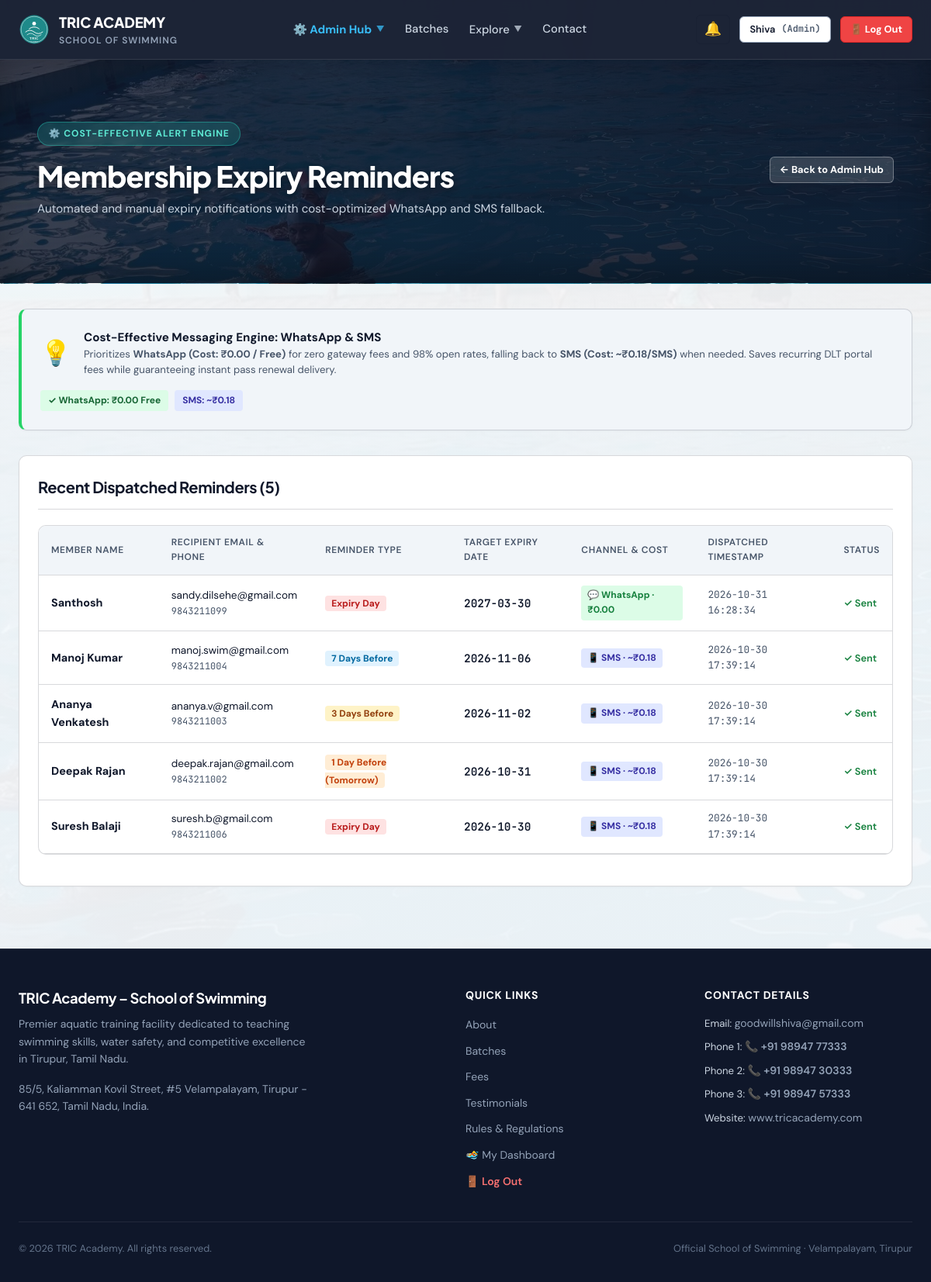
Page /admin/reminders (signed in) on the earlier database version.
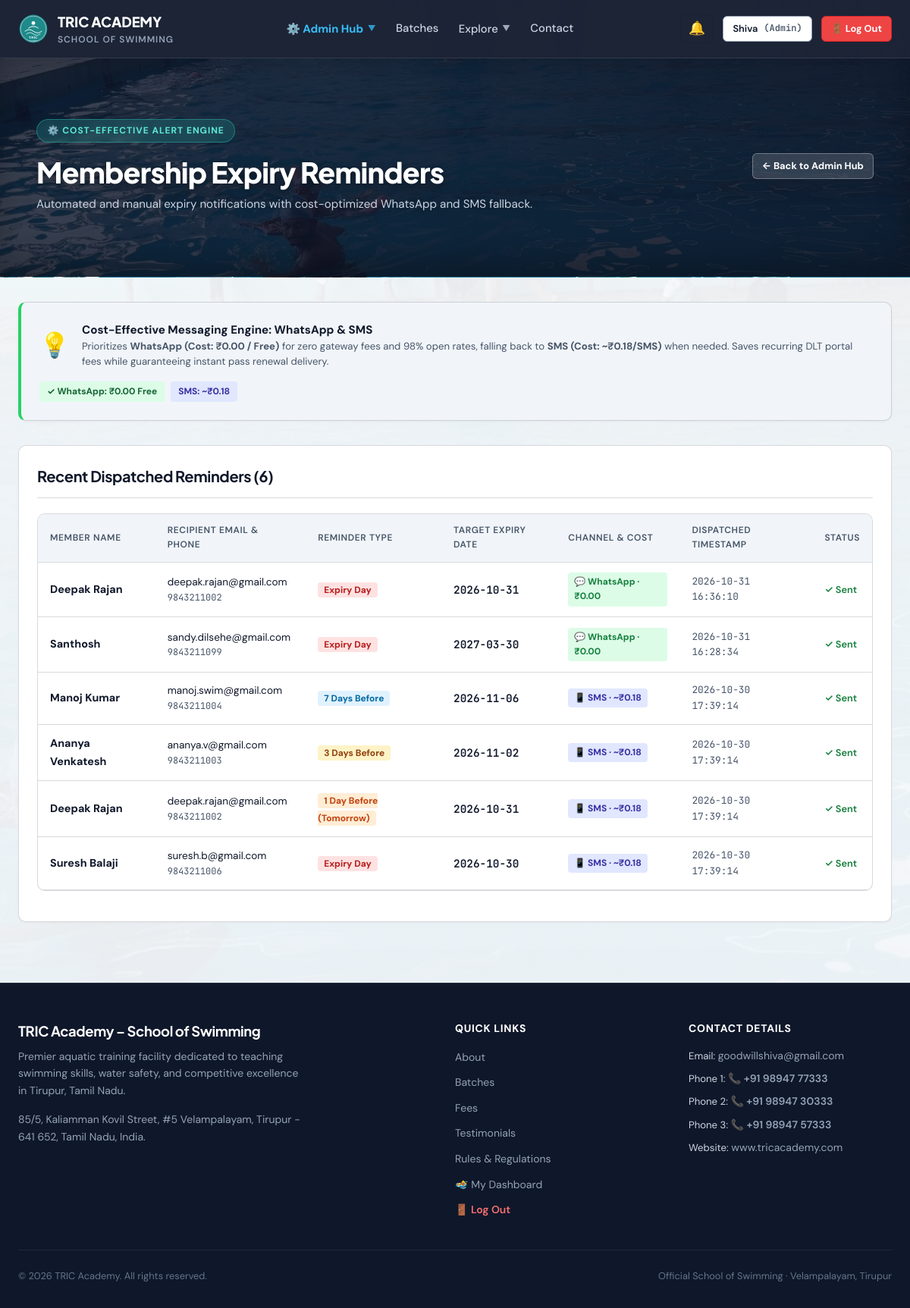
Same page on the later database version.
### tables this page shows
CREATE TABLE "reminder_logs" (
    id INTEGER PRIMARY KEY AUTOINCREMENT,
    user_id INTEGER NOT NULL,
    reminder_type TEXT CHECK(reminder_type IN ('7_day', '3_day', '1_day', 'day_of', 'manual_alert')) NOT NULL,
    target_date DATE NOT NULL,
    sent_at DATETIME DEFAULT CURRENT_TIMESTAMP,
    status TEXT DEFAULT 'sent',
    channel TEXT DEFAULT 'whatsapp',
    UNIQUE(user_id, reminder_type, target_date),
    FOREIGN KEY (user_id) REFERENCES users(id) ON DELETE CASCADE
);

CREATE TABLE "users" (
    id INTEGER PRIMARY KEY AUTOINCREMENT,
    app_no TEXT UNIQUE NOT NULL,
    role TEXT CHECK(role IN ('member', 'coach', 'admin')) NOT NULL DEFAULT 'member',
    status TEXT CHECK(status IN ('pending', 'approved', 'deactivated')) NOT NULL DEFAULT 'pending',
    name TEXT NOT NULL,
    email TEXT NOT NULL,
    phone TEXT NOT NULL,
    password_hash TEXT NOT NULL,
    dob DATE,
    age INTEGER,
    address TEXT,
    pincode TEXT,
    guardian_name TEXT,
    guardian_occupation TEXT,
    experience TEXT,
    pass_type_requested TEXT CHECK(pass_type_requested IN ('learn_to_swim', 'competition')) DEFAULT 'learn_to_swim',
    sponsored INTEGER DEFAULT 0,
    sponsor_cert_filename TEXT,
    photo_filename TEXT,
    health_declared INTEGER DEFAULT 0,
    rules_agreed INTEGER DEFAULT 0,
    signature_name TEXT,
    place TEXT,
    application_date DATE DEFAULT (DATE('now')),
    email_verified INTEGER DEFAULT 0,
    email_token TEXT,
    phone_verified INTEGER DEFAULT 0,
    mock_otp TEXT,
    reset_token TEXT,
    reset_token_expiry DATETIME,
    created_at DATETIME DEFAULT CURRENT_TIMESTAMP,
    rules_confirmed_at DATETIME,
    parent_id INTEGER REFERENCES users(id)
, dpdp_consent INTEGER DEFAULT 0);

### app.py (the view)
@app.route('/admin/reminders')
@role_required(['admin'])
def admin_reminders():
    db = get_db()
    logs = db.execute(
        """
        SELECT l.*, u.name, u.email, u.phone
        FROM reminder_logs l
        JOIN users u ON l.user_id = u.id
        ORDER BY l.sent_at DESC LIMIT 50
        """
    ).fetchall()
    return render_template('admin_reminders.html', logs=logs)

### app.py (called while the page is built)
def get_db():
    if 'db' not in g:
        g.db = sqlite3.connect(DATABASE, timeout=30.0, detect_types=sqlite3.PARSE_DECLTYPES)
        g.db.row_factory = sqlite3.Row
        g.db.execute("PRAGMA busy_timeout = 30000")
        g.db.execute("PRAGMA journal_mode = WAL")
        g.db.execute("PRAGMA foreign_keys = ON")
    return g.db

def get_current_user():
    if session.get('logged_out'):
        return None
    uid = session.get('user_id')
    if not uid:
        return None
    db = get_db()
    user = db.execute(
        """
        SELECT u.*,
               m.id AS membership_id, m.plan_id, m.batch_id, m.start_date, m.end_date, m.is_active AS membership_active,
               b.name AS batch_name, b.is_competition,
               p.name AS plan_name, p.fee_amount
        FROM users u
        LEFT JOIN user_memberships m ON u.id = m.user_id AND m.is_active = 1
        LEFT JOIN batches b ON m.batch_id = b.id
        LEFT JOIN plans p ON m.plan_id = p.id
        WHERE u.id = ?
        """,
        (uid,)
    ).fetchone()
    return user

### templates/admin_reminders.html (shortened to what the changed rows need)
{% extends "base.html" %}
{% block content %}
<div class="page-hero-banner">
  <div class="container" style="max-width: 1200px;">
    <div style="display: flex; justify-content: space-between; align-items: center; flex-wrap: wrap; gap: 1.5rem;">
      <div>
        <h1 style="color: #FFFFFF; margin: 0.25rem 0 0.5rem 0; font-size: clamp(1.75rem, 3.5vw, 2.35rem);">Membership Expiry Reminders</h1>
      </div>
    </div>
  </div>
</div>
<div class="container" style="padding-top: 2rem; padding-bottom: 5rem;">
  <div class="card">
    <div class="card-header">
      <h3 class="card-title">Recent Dispatched Reminders ({{ logs|length }})</h3>
    </div>
    {% if logs %}
    <div class="table-container">
      <table class="data-table">
        <thead>
          <tr>
            <th>Member Name</th>
            <th>Recipient Email &amp; Phone</th>
            <th>Reminder Type</th>
            <th>Target Expiry Date</th>
            <th>Channel &amp; Cost</th>
            <th>Dispatched Timestamp</th>
            <th>Status</th>
          </tr>
        </thead>
        <tbody>
          {% for l in logs %}
          <tr>
            <td style="font-weight: 700;">{{ l.name }}</td>
            <td>
              <div style="font-size: 0.85rem;">{{ l.email }}</div>
              <div class="font-mono" style="font-size: 0.75rem; color: var(--text-muted);">{{ l.phone }}</div>
            </td>
            <td>
              {% if l.reminder_type == '7_day' %}
                <span style="background: #E0F2FE; color: #0369A1; font-size: 0.75rem; font-weight: 700; padding: 2px 8px; border-radius: 4px;">7 Days Before</span>
              {% elif l.reminder_type == '3_day' %}
                <span style="background: #FEF3C7; color: #92400E; font-size: 0.75rem; font-weight: 700; padding: 2px 8px; border-radius: 4px;">3 Days Before</span>
              {% elif l.reminder_type == '1_day' %}
                <span style="background: #FFEDD5; color: #C2410C; font-size: 0.75rem; font-weight: 700; padding: 2px 8px; border-radius: 4px;">1 Day Before (Tomorrow)</span>
              {% else %}
                <span style="background: #FEE2E2; color: #B91C1C; font-size: 0.75rem; font-weight: 700; padding: 2px 8px; border-radius: 4px;">Expiry Day</span>
              {% endif %}
            </td>
            <td class="font-mono" style="font-weight: 600;">{{ l.target_date }}</td>
            <td>
              {% if 'whatsapp' in l.channel %}
                <span style="background: #DCFCE7; color: #15803D; font-weight: 700; padding: 3px 8px; border-radius: 4px; font-size: 0.75rem; display: inline-flex; align-items: center; gap: 0.25rem;">
                  💬 WhatsApp · ₹0.00
                </span>
              {% elif 'sms' in l.channel %}
                <span style="background: #E0E7FF; color: #3730A3; font-weight: 700; padding: 3px 8px; border-radius: 4px; font-size: 0.75rem; display: inline-flex; align-items: center; gap: 0.25rem;">
                  📱 SMS · ~₹0.18
                </span>
              {% else %}
                <span style="background: #F1F5F9; color: #475569; font-weight: 700; padding: 3px 8px; border-radius: 4px; font-size: 0.75rem;">
                  {{ l.channel }}
                </span>
              {% endif %}
            </td>
            <td class="font-mono" style="font-size: 0.8rem; color: var(--text-muted);">{{ l.sent_at }}</td>
            <td>
              <span class="status-badge status-active">✓ {{ l.status|capitalize }}</span>
            </td>
          </tr>
          {% endfor %}
        </tbody>
      </table>
    </div>
    {% else %}
    <p style="text-align: center; color: var(--text-muted); padding: 3rem 0;">
      No reminder logs recorded yet. Click "Run Reminders Now" above to trigger a test check against seeded expiry dates.
    </p>
    {% endif %}
  </div>
</div>
{% endblock %}

Differences in the rows shown:
added reminder_logs: name "Deepak Rajan", email "deepak.rajan@gmail.com", phone "9843211002", reminder_type "Expiry Day", target_date "2026-10-31", channel "💬 WhatsApp · ₹0.00", sent_at "2026-10-31 16:36:10", status "Sent"
Other differences:
{{ logs|length }}: "5" → "6"
